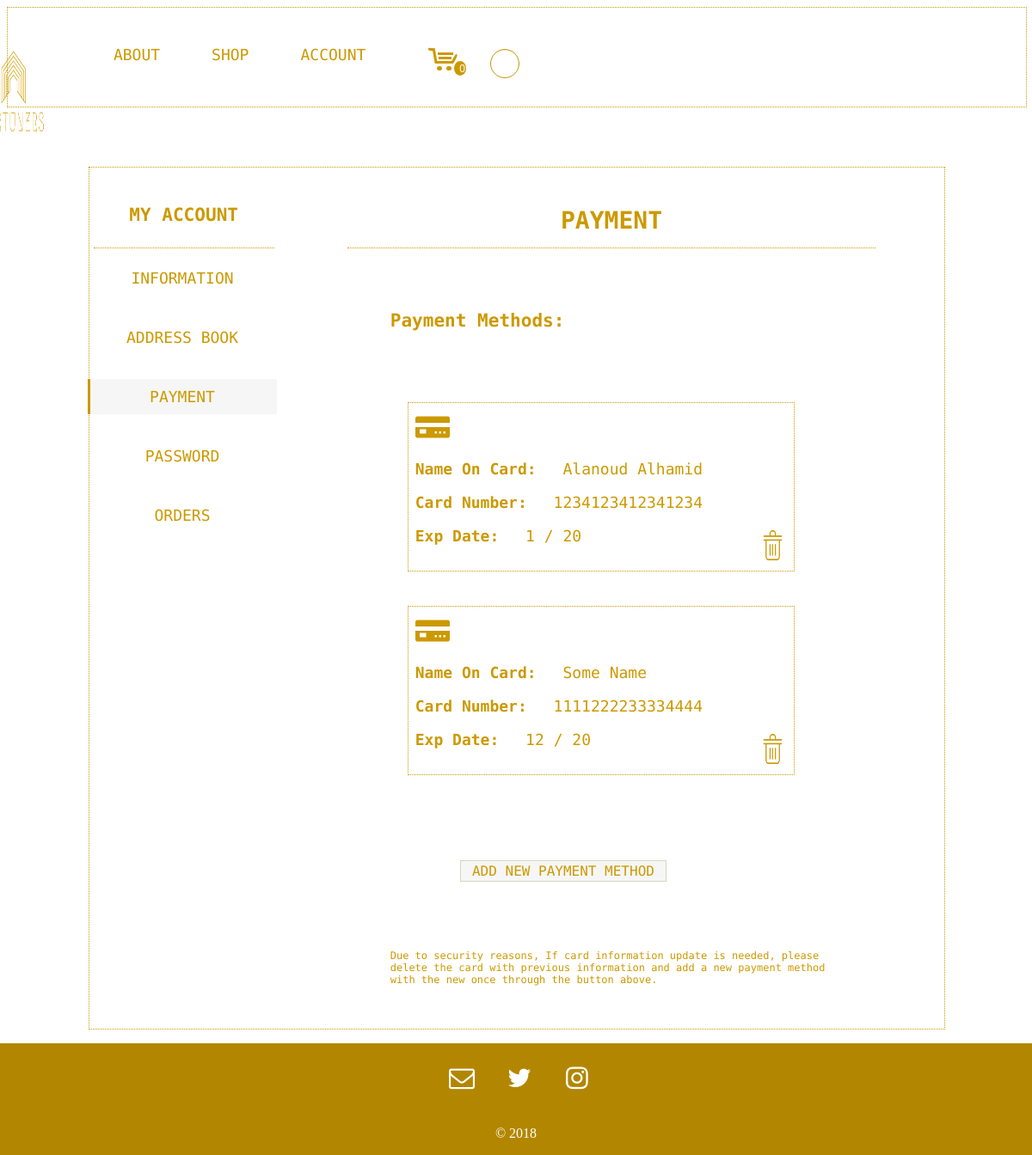
The page /Personal_Payment.php (signed in) on the database its author committed.
### tables this page shows
CREATE TABLE `payment` (
  `paymentID` int(10) NOT NULL,
  `cardNumber` bigint(20) NOT NULL,
  `expDate_month` int(2) NOT NULL,
  `expDate_year` int(2) NOT NULL,
  `Email` varchar(30) NOT NULL,
  `Name` varchar(15) NOT NULL
);

### Personal_Payment.php (the view, shortened to what this page needs)
<html>
<head>
<link rel="stylesheet" href="https://cdnjs.cloudflare.com/ajax/libs/font-awesome/4.7.0/css/font-awesome.min.css">
      <link href="CSS\Personal_navigationbar.css" rel="stylesheet" type="text/css">
            <link href="CSS\Personal_Payment.css" rel="stylesheet" type="text/css">
</head>
<body>
<?php include 'personal_header.php';?>
<div class="navigationbar">
<div class="container">
	<div class="row">
		<div class="wrapper">
    	    <div class="side-bar">
            <ul>
              <li class="menu-head"><h3> MY ACCOUNT</h3></li>
              <div class="menu">
                <li>
                  <a  href ="Personal_info.php">INFORMATION</a>
              </li>
                <li>
                    <a href ="Personal_AddressBook.php">ADDRESS BOOK</a>
                </li>  <li>
                      <a class="active">PAYMENT</a>
                  </li>
                <li>
                    <a href ="Personal_Password.php">PASSWORD</a>
                </li>
                <li>
                  <a href ="Personal_orders.php">ORDERS</a>
              </li>
                    </div>
                </ul>
    	    </div>
            <div class="content">
              <div class="col-md-12">
<div class="panel panel-default">
                     <div class="panel-heading">PAYMENT</div>
                     <div class="panel-body">
                      <h3>Payment Methods:</h3><br><br>
                      <div class="payment">
<?php
    $email = $_SESSION['email'];
    $con= mysqli_connect('localhost','root','');
    mysqli_select_db($con,"fortuners");
   if(!$con) {
     die("Unable to select database");
   }
  else{
    $query = " SELECT * FROM payment WHERE email='$email';";
    $result = mysqli_query($con,$query);
    if($result->num_rows!=0){
      while($rows=$result->fetch_assoc()){
        $id=$rows['paymentID'];
        $cname=$rows['Name'];
        $cnum=$rows['cardNumber'];
        $expm= $rows['expDate_month'];
        $expy= $rows['expDate_year'];
echo"
<div class='container method'>
<img class='icon' src='Pictures/credit.png'></img>
<p><label for='cardname'>Name On Card:</label>
<span class=cardname>$cname</span></p>
<p><label for='cardNum'>Card Number:</label>
<span class='cardNum'>$cnum</span></p>
<label>Exp Date:</label>
<span class=expm>$expm / </span><span class=expy>$expy</span>
<input type='image' src='Pictures/trash.png' class='delete' alt='Delete' align='right' onclick='deletePayment($id)' ></input>
</div>";
}
}
else{
  echo"NO PAYMENT METHODS WERE FOUND.";}
}
?>
<div class="container" style="border-color: transparent">
<a href="Personal_addPayment.php"><input type="button" class="button" value="ADD NEW PAYMENT METHOD"/></input></a>
</div>
<article Style="font-size:12px">Due to security reasons, If card information update is needed, please delete the card with previous information and add a new payment method with the new once through the button above.</article>
</div>
                     </div>
                    </div>
                </div>
            </div>
          </div>
	</div>
</div>
</div>
</body>
</html>

### Personal_header.php (shortened to what this page needs)
<?php
include 'db.php';
    $email = $_SESSION['email'];
        $stmt = $conn->prepare("SELECT count(*) FROM `cartitem` WHERE `Email`=?");
        $stmt->bind_param('s',$email);
        $stmt->execute();
        $stmt->bind_result($cartNo);
?>
<!DOCTYPE HTML>
<html>
<head>
<link rel="stylesheet" href="https://cdnjs.cloudflare.com/ajax/libs/font-awesome/4.7.0/css/font-awesome.min.css">
      <link href="CSS/Header.css" rel="stylesheet" type="text/css">
</head>
<body>
  <header>
 <ul>
  <li><img id="img" src="Pictures/LOGO.png"></li>
    <li><a href="#about">ABOUT</a></li>
    <li class="dropdown">
      <a href="javascript:void(0)" class="dropbtn">SHOP</a>
    <?php
  $sql = "SELECT `Name` FROM `category` WHERE 1 ";
              $result = mysqli_query($conn, $sql);
     $resultCheck= mysqli_num_rows($result);
              if ($resultCheck > 0){
      echo "</li>";}
      ?>
    <li class="dropdown">
      <a href="javascript:void(0)" class="dropbtn">ACCOUNT</a>
      </li>
    <li style="margin-top:-23px;"><a href="Shoppingcart.php"><div class="icon-cart" >
  <input style="color:#ffffff;font-size:12px; float:center;"type="button" id="cart_button" value="<?php if(isset($cartNo)){echo $cartNo;}else{ echo "0";}?>">
      <div class="cart-line-2" style="background-color: #cc9900"></div>
      <div class="cart-line-3" style="background-color: #cc9900"></div>
      <div class="cart-wheel" style="background-color: #cc9900"></div>
   </a></div></li>
  <li>
      <div class="row">
          <div class="col-md-4 col-md-offset-3">
              <form name="searchForm" action="productSearch.php" class="search-form" method="get" onsubmit="return validateSearch()">
                  <div class="form-group has-feedback">
                  <input type="text" class="form-control" name="search" id="search" placeholder="">
                </div>
              </form>
          </div>
      </div></li></ul>
  </header>
</body>
</html>

### CSS/Personal_navigationbar.css (style rules this page uses)
body { color: #cc9900; }
.navigationbar .container { right: 250px; width:84%; margin-left: 8%; margin-right: 8%; margin-top: -3.5%; overflow:hidden; display:inline-block; border:1.5px dotted #cc9900; font-family: 'Nova Mono', sans-serif; }
.navigationbar .side-bar { background:transparent; position:absolute; height:20%; width:200px; color:#cc9900; left: 5%; transition: margin-left 0.5s; }
.navigationbar .side-bar ul { margin-left: 14%; }
.navigationbar .side-bar ul li.menu-head { font-weight: bold; padding:5px; border-bottom:1.5px dotted #cc9900; margin-left: 12%; width: 200px; text-align: center; }
.navigationbar .side-bar ul .menu li a { color:#cc9900; text-decoration:none; display:inline-table; width:180px; height: 20px; padding-left:20px; padding-right:20px; padding-top:10px; padding-bottom:10px; text-align: center; }
.navigationbar .side-bar ul .menu li a.active { padding-left:17px; background:#f6f6f6; border-left:3px solid #cc9900; }
.navigationbar .content { color:#cc9900; padding-left: 300px; padding-right: 80px; padding-top: 30px; transition: padding-left 0.5s; box-sizing: inherit; min-height: 700px; position: static; }
.navigationbar .content .panel-heading { text-align: center; font-weight: bold; font-size: 28px; border-bottom:1.5px dotted #cc9900; padding: 15px; }
.navigationbar .content .panel-body { padding: 50px; font-size: 18px; }
.navigationbar .button { cursor: pointer; background-color: #f6f6f6; float: right; margin-top: 50px; margin-bottom: 50px; margin-right: 140px; font-family: 'Nova Mono', sans-serif; }
.navigationbar .panel-body .container { padding: 8px; margin: 20px; }
.navigationbar a { color: #cc9900; }
label { font-weight: bold; margin-right: 20px; }
input { margin-bottom: 10px; font-size:16px; color:#cc9900; border: 1px solid #d6d6c2; width: 240px; height: 25px; text-align: center; }
.delete { width: 25px; height: 35px; border-color: transparent; margin: 4px; background:none; border:none; outline: none; }

### CSS/Personal_Payment.css (style rules this page uses)
.payment .icon { width: 40px; }

### CSS/Footer.css (style rules this page uses)
.footer { margin-top:1em; position: absolute; right: 0; left: 0; padding: 1rem; padding: 0.00em; background-color: #b38600; text-align: center; }
.footer p { font-family: "Times New Roman", Times, serif; color:white; }
.footer a { text-decoration:none; color: white; }
.footer .fa { padding: 20px; font-size: 30px; width: 20px; text-align: center; text-decoration: none; margin: 5px 2px; }
.footer .fa-twitter { background:none; color: white; }
.footer .fa-instagram { background: none; color: white; }

### rows shown on the page
payment: Name "Alanoud Alhamid", cardNumber "1234123412341234", expDate_month "1", expDate_year "20"
payment: Name "Some Name", cardNumber "1111222233334444", expDate_month "12", expDate_year "20"
